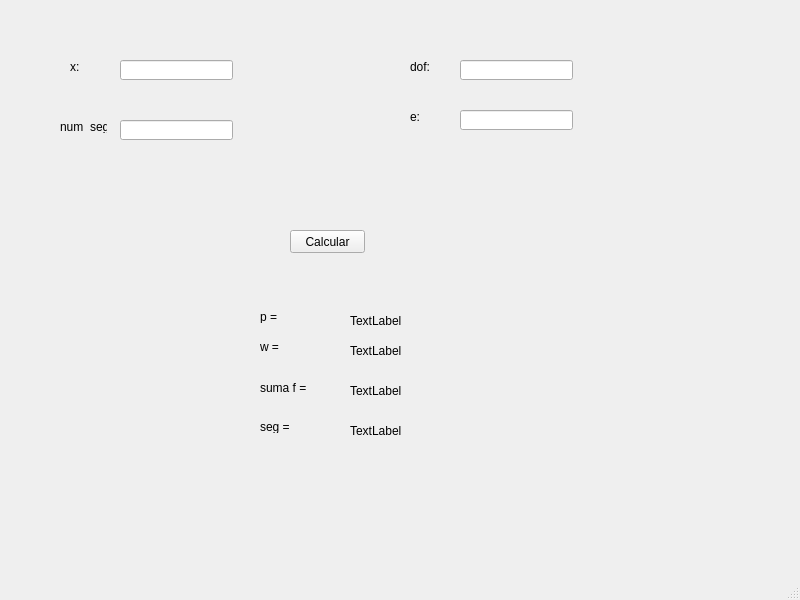
<?xml version="1.0" encoding="UTF-8"?>
<ui version="4.0">
 <class>MainWindow</class>
 <widget class="QMainWindow" name="MainWindow">
  <property name="geometry">
   <rect>
    <x>0</x>
    <y>0</y>
    <width>800</width>
    <height>600</height>
   </rect>
  </property>
  <property name="windowTitle">
   <string>MainWindow</string>
  </property>
  <widget class="QWidget" name="centralwidget">
   <widget class="QLineEdit" name="input_x">
    <property name="geometry">
     <rect>
      <x>120</x>
      <y>60</y>
      <width>113</width>
      <height>20</height>
     </rect>
    </property>
   </widget>
   <widget class="QLineEdit" name="input_numseg">
    <property name="geometry">
     <rect>
      <x>120</x>
      <y>120</y>
      <width>113</width>
      <height>20</height>
     </rect>
    </property>
   </widget>
   <widget class="QLineEdit" name="input_dof">
    <property name="geometry">
     <rect>
      <x>460</x>
      <y>60</y>
      <width>113</width>
      <height>20</height>
     </rect>
    </property>
   </widget>
   <widget class="QLineEdit" name="input_e">
    <property name="geometry">
     <rect>
      <x>460</x>
      <y>110</y>
      <width>113</width>
      <height>20</height>
     </rect>
    </property>
   </widget>
   <widget class="QLabel" name="label_x">
    <property name="geometry">
     <rect>
      <x>70</x>
      <y>60</y>
      <width>47</width>
      <height>13</height>
     </rect>
    </property>
    <property name="text">
     <string>x:</string>
    </property>
   </widget>
   <widget class="QLabel" name="label_num">
    <property name="geometry">
     <rect>
      <x>60</x>
      <y>120</y>
      <width>47</width>
      <height>13</height>
     </rect>
    </property>
    <property name="text">
     <string>num_seg:</string>
    </property>
   </widget>
   <widget class="QLabel" name="label_dof">
    <property name="geometry">
     <rect>
      <x>410</x>
      <y>60</y>
      <width>47</width>
      <height>13</height>
     </rect>
    </property>
    <property name="text">
     <string>dof:</string>
    </property>
   </widget>
   <widget class="QLabel" name="label_e">
    <property name="geometry">
     <rect>
      <x>410</x>
      <y>110</y>
      <width>47</width>
      <height>13</height>
     </rect>
    </property>
    <property name="text">
     <string>e:</string>
    </property>
   </widget>
   <widget class="QLabel" name="label_p">
    <property name="geometry">
     <rect>
      <x>350</x>
      <y>310</y>
      <width>61</width>
      <height>21</height>
     </rect>
    </property>
    <property name="text">
     <string>TextLabel</string>
    </property>
   </widget>
   <widget class="QLabel" name="label_w">
    <property name="geometry">
     <rect>
      <x>350</x>
      <y>340</y>
      <width>61</width>
      <height>21</height>
     </rect>
    </property>
    <property name="text">
     <string>TextLabel</string>
    </property>
   </widget>
   <widget class="QLabel" name="label_sumaf">
    <property name="geometry">
     <rect>
      <x>350</x>
      <y>380</y>
      <width>61</width>
      <height>21</height>
     </rect>
    </property>
    <property name="text">
     <string>TextLabel</string>
    </property>
   </widget>
   <widget class="QLabel" name="label_numseg">
    <property name="geometry">
     <rect>
      <x>350</x>
      <y>420</y>
      <width>61</width>
      <height>21</height>
     </rect>
    </property>
    <property name="text">
     <string>TextLabel</string>
    </property>
   </widget>
   <widget class="QPushButton" name="boton_calcular">
    <property name="geometry">
     <rect>
      <x>290</x>
      <y>230</y>
      <width>75</width>
      <height>23</height>
     </rect>
    </property>
    <property name="text">
     <string>Calcular</string>
    </property>
   </widget>
   <widget class="QLabel" name="p">
    <property name="geometry">
     <rect>
      <x>260</x>
      <y>310</y>
      <width>47</width>
      <height>13</height>
     </rect>
    </property>
    <property name="text">
     <string>p = </string>
    </property>
   </widget>
   <widget class="QLabel" name="w">
    <property name="geometry">
     <rect>
      <x>260</x>
      <y>340</y>
      <width>47</width>
      <height>13</height>
     </rect>
    </property>
    <property name="text">
     <string>w = </string>
    </property>
   </widget>
   <widget class="QLabel" name="sumaf">
    <property name="geometry">
     <rect>
      <x>260</x>
      <y>380</y>
      <width>61</width>
      <height>16</height>
     </rect>
    </property>
    <property name="text">
     <string>suma f = </string>
    </property>
   </widget>
   <widget class="QLabel" name="seg">
    <property name="geometry">
     <rect>
      <x>260</x>
      <y>420</y>
      <width>47</width>
      <height>13</height>
     </rect>
    </property>
    <property name="text">
     <string>seg = </string>
    </property>
   </widget>
  </widget>
  <widget class="QMenuBar" name="menubar">
   <property name="geometry">
    <rect>
     <x>0</x>
     <y>0</y>
     <width>800</width>
     <height>21</height>
    </rect>
   </property>
  </widget>
  <widget class="QStatusBar" name="statusbar"/>
 </widget>
 <resources/>
 <connections/>
</ui>
